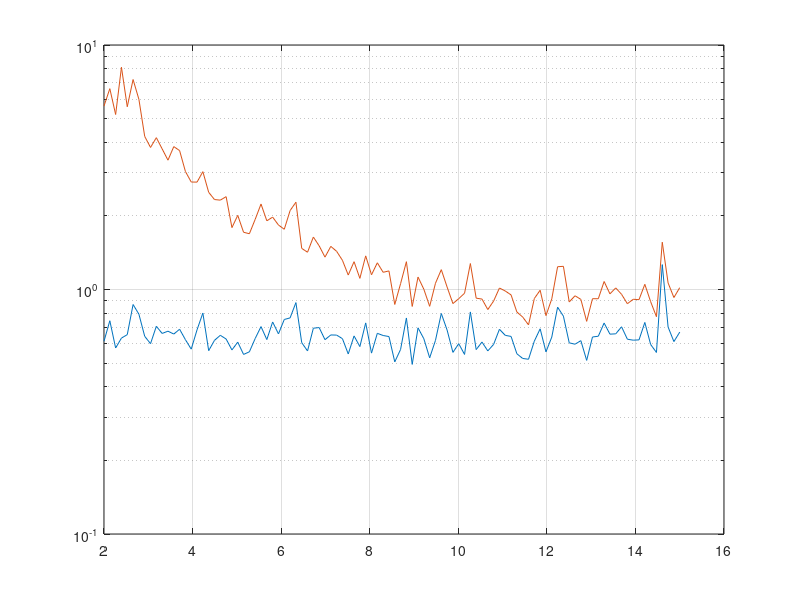

Source code (MATLAB):
%-------------------------------------
% Script control parameter
%-------------------------------------
clear;clc;
rng(2); %random seed

%-------------------------------------
% System Parameters
%-------------------------------------
ray_num = 2;
Nr = 16;
M = 5;

for MCindex = 1:100
    
    % Receiver beamformer: 1) quasi-omni beam from random steering mtx; 2)
    % directional beam from angle steering vector
    W = (randi(2,Nr,M)*2-3) + 1j * (randi(2,Nr,M)*2-3);
    % w = exp(1j * pi * (0:Nr-1)' * sin(0));
    % W = repmat(w,1,M);
    
    % Evaluate CRLB when the second ray is phi apart
    dphi_num = 100;
    dphi_range = linspace(2,15,dphi_num);

    for pp = 1:dphi_num
        phi = zeros(ray_num,1);
        phi(1) = 0/180*pi;
        phi(2) = phi(1) + dphi_range(pp)/180*pi;
        
        % Pre-compute some vectors/matrices in FIM
        for rayindex = 1:ray_num
            
            % Complex gain
            g_cmplx(rayindex) = (randn+1j*randn)/sqrt(ray_num);

            % Spatial response and its derivative over phi
            arx(:,rayindex) = exp(1j * pi * (0:Nr-1)' * sin(phi(rayindex)));
            Darx(:,rayindex) = 1j * pi * (0:Nr-1)' * cos(phi(rayindex));
        end
        
        % Evaluation of FIM
        for r1 = 1:ray_num
            for r2 = 1:ray_num
                % Partial of phi_r1 and phi_r2
                J_sub(1,1) = real((g_cmplx(r1)*W'*diag(Darx(:,r1))*arx(:,r1))'...
                                *(g_cmplx(r2)*W'*diag(Darx(:,r2))*arx(:,r2)));

                % Partial of phi_r1 and alpha_r2
                J_sub(1,2) = real((g_cmplx(r1)*W'*diag(Darx(:,r1))*arx(:,r1))'...
                                *(W'*arx(:,r2)));

                % Partial of phi_r1 and beta_r2
                J_sub(1,3) = real((g_cmplx(r1)*W'*diag(Darx(:,r1))*arx(:,r1))'...
                                *(1j*W'*arx(:,r2)));

                % Partial of alpha_r1 and phi_r2
                J_sub(2,1) = real((W'*arx(:,r1))'...
                                *(g_cmplx(r2)*W'*diag(Darx(:,r2))*arx(:,r2)));

                % Partial of alpha_r1 and alpha_r2
                J_sub(2,2) = real((W'*arx(:,r1))'...
                                *(W'*arx(:,r2)));

                % Partial of alpha_r1 and beta_r2
                J_sub(2,3) = real((W'*arx(:,r1))'...
                                *(1j*W'*arx(:,r2)));

                % Partial of beta_r1 and phi_r2
                J_sub(3,1) = real((1j*W'*arx(:,r1))'...
                                *(g_cmplx(r2)*W'*diag(Darx(:,r2))*arx(:,r2)));

                % Partial of beta_r1 and alpha_r2
                J_sub(3,2) = real((1j*W'*arx(:,r1))'...
                                *(W'*arx(:,r2)));

                % Partial of beta_r1 and beta_r2
                J_sub(3,3) = real((1j*W'*arx(:,r1))'...
                                *(1j*W'*arx(:,r2)));

                % indecies that J_sub should go into J matrix
                xindex = (r1-1)*3+1:r1*3;
                yindex = (r2-1)*3+1:r2*3;

                % Fill into J matrix
                J(xindex,yindex) = J_sub;
            end
        end

        % CRLB of first ray when there is only one ray
        xindex = 1:3;
        yindex = 1:3;
        temp = inv(J(xindex,yindex));
        % RMSE evaluation from CRLB perspective
        CRLB_single(pp,MCindex) = sqrt(temp(1,1))*(1/pi*180);
%         CRLB_single(pp,MCindex) = sqrt(1/(J(1,1) -...
%         J(1,2:3)*inv(J(2:3,2:3))*J(2:3,1)))*(1/pi*180)

        % RMSE evaluation from CRLB perspective
        % CRLB of first ray when there are multiple rays
        temp = inv(J);
        CRLB_multiple(pp,MCindex) = sqrt(temp(1,1))*(1/pi*180);
    end
end
%%
figure
semilogy(dphi_range,mean(CRLB_single,2));hold on
semilogy(dphi_range,mean(CRLB_multiple,2));hold on
grid on
